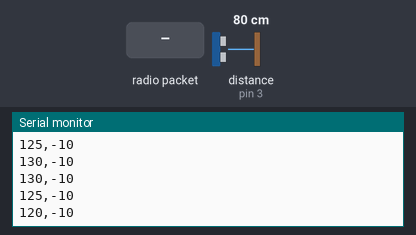
A sketch run on a simulated Arduino Uno, built with avr-gcc and run on an emulated ATmega328P. On the bench: the last lines printed to the serial monitor. Wiring (inferred from the names in the program): ultrasonic range finder: trigger pin 2; echo pin 3. The test bench sets the inputs (shaded band); at power-on: distance to the obstacle (sensor on pin 3) 80 cm. The echo pulse lasts 58.3 µs per cm; no radio packets arrive unless stated.

Above: at 1.2 s.
1.3 s: distance to the obstacle (sensor on pin 3) set to 60 cm
At 1.3 s:
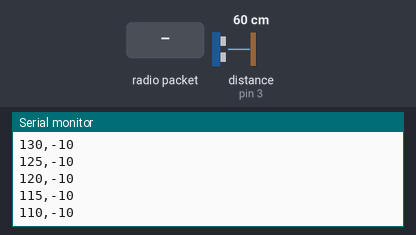
4.3 s: radio packet "1" arrives
At 4.48 s:
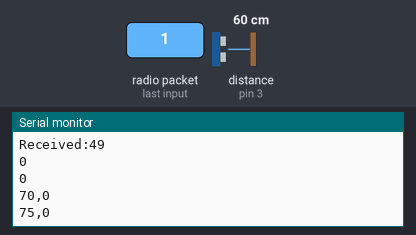
5.8 s: radio packet "0" arrives
At 6.18 s:
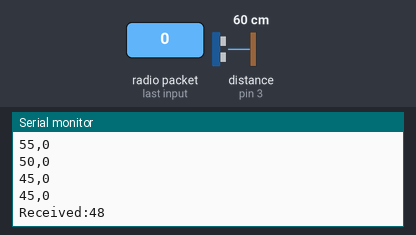
7.3 s: distance to the obstacle (sensor on pin 3) set to 4 cm
At 7.32 s:
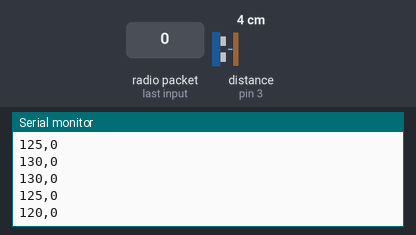
Timing chart, 0 to 9.8 s (numbered marks = the images above; inputs shaded):
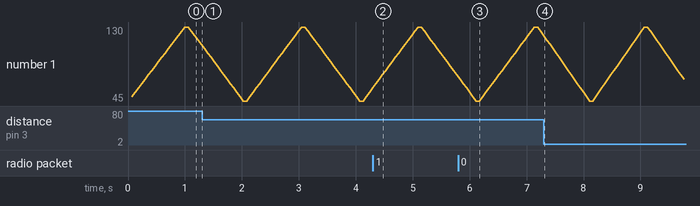

Measured:
- after the input at 4.3 s, the serial monitor: prints a new line after 0.06 s (image 2)
- after the input at 5.8 s, the serial monitor: prints a new line after 0.38 s (image 3)

The sketch:

mini_radar_station.ino
```cpp
#include <SPI.h>
#include "RF24.h"

RF24 nrf (8, 10);
struct package
{
  int angle;
  char name[20] = "xyz";
  int d1;
  int d2=-10;
};


typedef struct package Package;
Package data;

int const trigPin2 = 2;
int const echoPin2 = 3;
int duration, distance;

void setup()
{
  Serial.begin(9600);
  pinMode(trigPin2, OUTPUT);
  pinMode(echoPin2, INPUT);
  nrf.begin();
  nrf.setChannel(115);
  nrf.setPALevel(RF24_PA_MIN);
  nrf.setDataRate( RF24_250KBPS );
  Serial.print("Setup Initialized");
}

int getdist(int trigPin, int echoPin){

  distance = 0;
  duration = 0;
  digitalWrite(trigPin, HIGH);
  delay(1);
  digitalWrite(trigPin, LOW);
  duration = pulseIn(echoPin, HIGH);
  distance = (duration/2)*0.034;
//  delay(30);
  return abs(distance);
}

void loop()
{
  for (int i=45;i<135;i+=5){
    data.angle = i;
    data.d1 = getdist(trigPin2,echoPin2);
    Serial.print(data.angle);
    Serial.print(",");
    Serial.println(data.d2);
    if(data.d2<200)
    {
       ReadData();
    }
    WriteData();
    delay(50);
  }

  for (int i=130;i>=45;i-=5){
    data.angle = i;
    data.d1 = getdist(trigPin2,echoPin2);
    Serial.print(data.angle);
    Serial.print(",");
    Serial.println(data.d2);
//    if(data.d2<200)
//    {
//       ReadData();
//    }
    WriteData();
    delay(50);
  }
}

void WriteData()
{
  nrf.stopListening();
  nrf.openWritingPipe( 0xF0F0F0F0AA);
  nrf.write(&data, sizeof(data));
}

void ReadData()
{
nrf.openReadingPipe(1, 0xF0F0F0F066);
  nrf.startListening();
  if ( nrf.available())
  {
    while (nrf.available())
    {
      nrf.read( &data, sizeof(data) );
    }
    Serial.print("\nReceived:");
    Serial.println(data.angle);
    Serial.println(data.d1);
    Serial.println(data.d2);
  }
}
```
